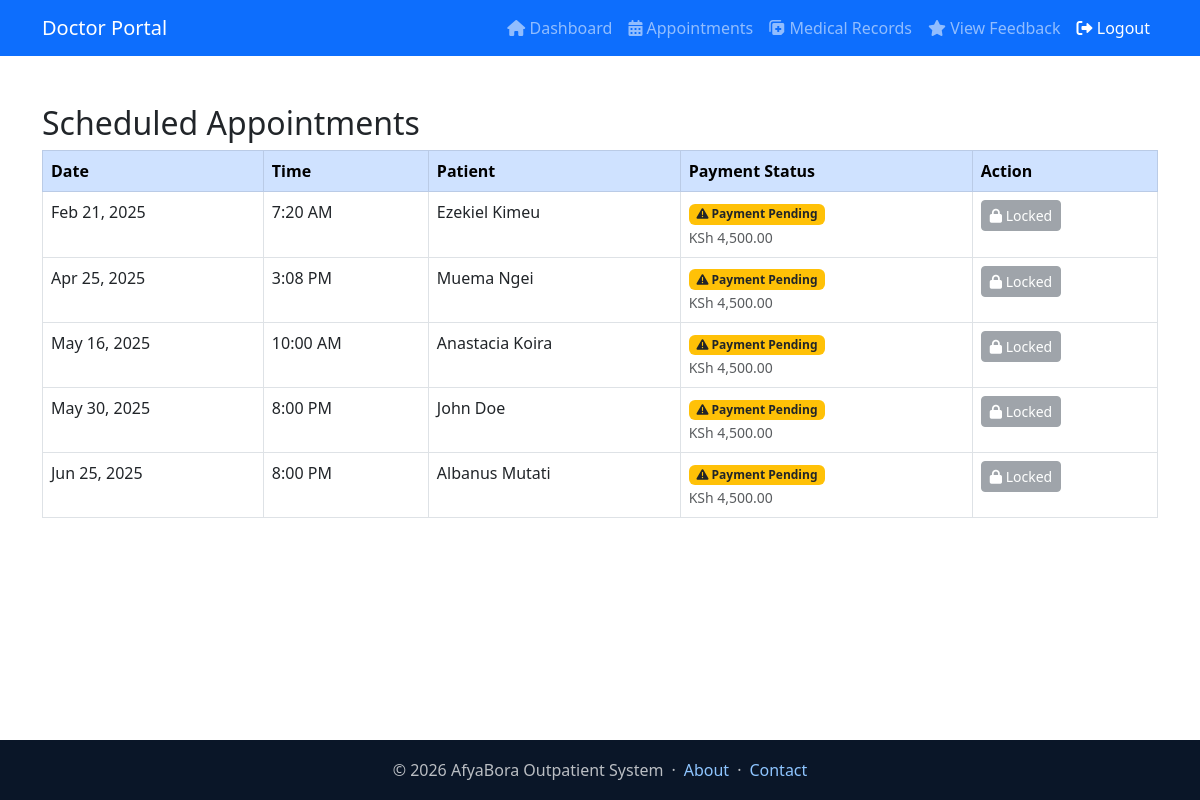
The page /doctors/appointments.php (signed in) on the database as committed earlier.
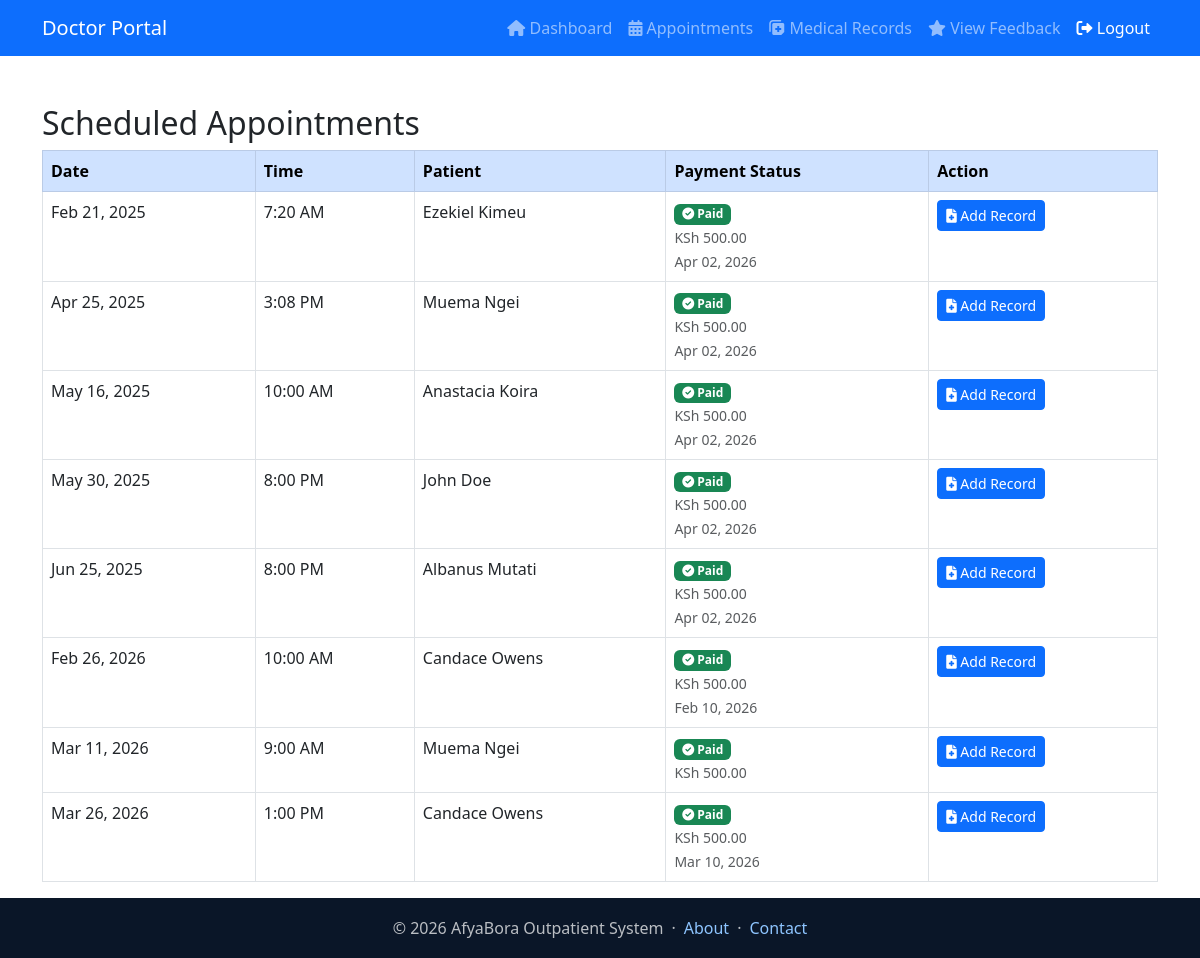
The same page on the database as committed later.
### tables this page shows
CREATE TABLE `appointments` (
  `appointment_id` int(11) NOT NULL,
  `patient_id` int(11) NOT NULL,
  `doctor_id` int(11) NOT NULL,
  `appointment_date` date NOT NULL,
  `appointment_time` time NOT NULL,
  `status` enum('scheduled','completed','canceled','no_show','rescheduled') NOT NULL DEFAULT 'scheduled',
  `payment_status` enum('pending','paid') DEFAULT 'pending',
  `payment_amount` decimal(10,2) DEFAULT 500.00,
  `payment_date` timestamp NULL DEFAULT NULL,
  `payment_method` varchar(50) DEFAULT NULL,
  `payment_reference` varchar(100) DEFAULT NULL,
  `created_at` timestamp NULL DEFAULT current_timestamp(),
  `updated_at` timestamp NULL DEFAULT NULL,
  `updated_by` int(11) DEFAULT NULL,
  `reason` enum('Routine Check-up','Follow-up','New Symptoms','Chronic Condition','Other') NOT NULL,
  `additional_notes` text DEFAULT NULL,
  `appointment_duration` int(11) NOT NULL DEFAULT 30 COMMENT 'minutes'
);

CREATE TABLE `users` (
  `user_id` int(11) NOT NULL,
  `full_name` varchar(100) NOT NULL,
  `email` varchar(100) NOT NULL,
  `password_hash` varchar(255) NOT NULL,
  `phone_number` varchar(15) DEFAULT NULL,
  `role` enum('admin','doctor','patient','receptionist') NOT NULL,
  `created_at` timestamp NULL DEFAULT current_timestamp()
);

### doctors/appointments.php (the view, shortened to what this page needs)
<?php
require_once "../config/db.php";
$doctor_id = $_SESSION["user_id"];
$query = "SELECT a.appointment_id, a.appointment_date, a.appointment_time, a.payment_status,
                 a.payment_amount, a.payment_date, u.full_name AS patient_name
          FROM appointments a
          JOIN patients p ON a.patient_id = p.patient_id
          JOIN users u ON p.user_id = u.user_id
          WHERE a.doctor_id = ? AND a.status = 'scheduled'
          ORDER BY a.appointment_date, a.appointment_time";
$stmt = $conn->prepare($query);
$stmt->bind_param("i", $doctor_id);
$stmt->execute();
$result = $stmt->get_result();
?>
<!DOCTYPE html>
<html>
<head>
    <link rel="stylesheet" href="https://cdn.jsdelivr.net/npm/bootstrap@5.3.0/dist/css/bootstrap.min.css">
    <link rel="stylesheet" href="https://cdnjs.cloudflare.com/ajax/libs/font-awesome/6.0.0/css/all.min.css">
</head>
<body>
    <?php include "navbar.php"; ?>
    <div class="container mt-5">
        <h2>Scheduled Appointments</h2>
        <?php if ($result->num_rows > 0): ?>
            <table class="table table-bordered">
                <thead class="table-primary">
                    <tr>
                        <th>Date</th>
                        <th>Time</th>
                        <th>Patient</th>
                        <th>Payment Status</th>
                        <th>Action</th>
                    </tr>
                </thead>
                <tbody>
                    <?php while ($row = $result->fetch_assoc()): ?>
                        <tr>
                            <td><?= date("M d, Y", strtotime($row['appointment_date'])) ?></td>
                            <td><?= date("g:i A", strtotime($row['appointment_time'])) ?></td>
                            <td><?= htmlspecialchars($row['patient_name']) ?></td>
                            <td>
                                <?php if ($row['payment_status'] == 'paid'): ?>
                                    <span class="badge bg-success">
                                        <i class="fas fa-check-circle"></i> Paid
                                    </span>
                                    <br><small class="text-muted">KSh <?= number_format($row['payment_amount'], 2) ?></small>
                                    <?php if ($row['payment_date']): ?>
                                        <br><small class="text-muted"><?= date("M d, Y", strtotime($row['payment_date'])) ?></small>
                                    <?php endif; ?>
                                <?php else: ?>
                                    <span class="badge bg-warning text-dark">
                                        <i class="fas fa-exclamation-triangle"></i> Payment Pending
                                    </span>
                                    <br><small class="text-muted">KSh <?= number_format($row['payment_amount'], 2) ?></small>
                                <?php endif; ?>
                            </td>
                            <td>
                                <?php if ($row['payment_status'] == 'paid'): ?>
                                    <a href="add_medical_record.php?appointment_id=<?= $row['appointment_id'] ?>"
                                       class="btn btn-sm btn-primary">
                                        <i class="fas fa-file-medical"></i> Add Record
                                    </a>
                                <?php else: ?>
                                    <button class="btn btn-sm btn-secondary" disabled title="Payment required">
                                        <i class="fas fa-lock"></i> Locked
                                    </button>
                                <?php endif; ?>
                            </td>
                        </tr>
                    <?php endwhile; ?>
                </tbody>
            </table>
        <?php else: ?>
            <p>No scheduled appointments found.</p>
        <?php endif; ?>
    </div>
    <?php include "../partials/footer.php"; ?>
</body>
</html>

### doctors/navbar.php (shortened to what this page needs)
<nav class="navbar navbar-expand-lg navbar-dark bg-primary">
    <div class="container">
        <a class="navbar-brand" href="dashboard.php">Doctor Portal</a>
        <div class="collapse navbar-collapse" id="navbarNav">
            <ul class="navbar-nav ms-auto">
                <li class="nav-item"><a class="nav-link" href="dashboard.php"><i class="fas fa-home"></i> Dashboard</a></li>
                <li class="nav-item"><a class="nav-link" href="appointments.php"><i class="fas fa-calendar-alt"></i> Appointments</a></li>
                <li class="nav-item"><a class="nav-link" href="medical_history.php"><i class="fas fa-notes-medical"></i> Medical Records</a></li>
                <a class="nav-link" href="view_feedback.php"><i class="fas fa-star"></i> View Feedback</a>
                <li class="nav-item"><a class="nav-link btn btn-danger text-white" href="../logout.php"><i class="fas fa-sign-out-alt"></i> Logout</a></li>
            </ul>
        </div>
    </div>
</nav>

### partials/footer.php (shortened to what this page needs)
<footer class="af-footer">
  <p>&copy; <?= date("Y") ?> AfyaBora Outpatient System <span>&middot;</span> <a href="/Appointment_system/about.php">About</a> <span>&middot;</span> <a href="/Appointment_system/contact.php">Contact</a></p>
</footer>

### partials/footer.php (style rules this page uses)
.af-footer { margin-top: auto; padding: 18px 24px; background: #0a1628; color: rgba(255,255,255,.72); text-align: center; width: 100%; }
html, body { min-height: 100%; }
body { min-height: 100vh; display: flex; flex-direction: column; }
.af-footer p { margin: 0; display: flex; align-items: center; justify-content: center; flex-wrap: wrap; gap: 8px; text-align: center; }
.af-footer a { color: #8ec5ff; text-decoration: none; }

Rows that differ between the two databases and show on the page:
changed appointments "Feb 21, 2025": payment_date (not shown) → "Apr 02, 2026"; payment_amount "4,500.00" → "500.00"; payment_status "Payment Pending Locked" → "Paid Add Record"
changed appointments "Apr 25, 2025": payment_date (not shown) → "Apr 02, 2026"; payment_amount "4,500.00" → "500.00"; payment_status "Payment Pending Locked" → "Paid Add Record"
changed appointments "May 16, 2025": payment_date (not shown) → "Apr 02, 2026"; payment_amount "4,500.00" → "500.00"; payment_status "Payment Pending Locked" → "Paid Add Record"
changed appointments "May 30, 2025": payment_date (not shown) → "Apr 02, 2026"; payment_amount "4,500.00" → "500.00"; payment_status "Payment Pending Locked" → "Paid Add Record"
changed appointments "Jun 25, 2025": payment_date (not shown) → "Apr 02, 2026"; payment_amount "4,500.00" → "500.00"; payment_status "Payment Pending Locked" → "Paid Add Record"
added appointments: appointment_date "Feb 26, 2026", appointment_time "10:00 AM", users.full_name "Candace Owens", payment_amount "500.00", payment_date "Feb 10, 2026"
added appointments: appointment_date "Mar 11, 2026", appointment_time "9:00 AM", users.full_name "Muema Ngei", payment_amount "500.00"
added appointments: appointment_date "Mar 26, 2026", appointment_time "1:00 PM", users.full_name "Candace Owens", payment_amount "500.00", payment_date "Mar 10, 2026"
